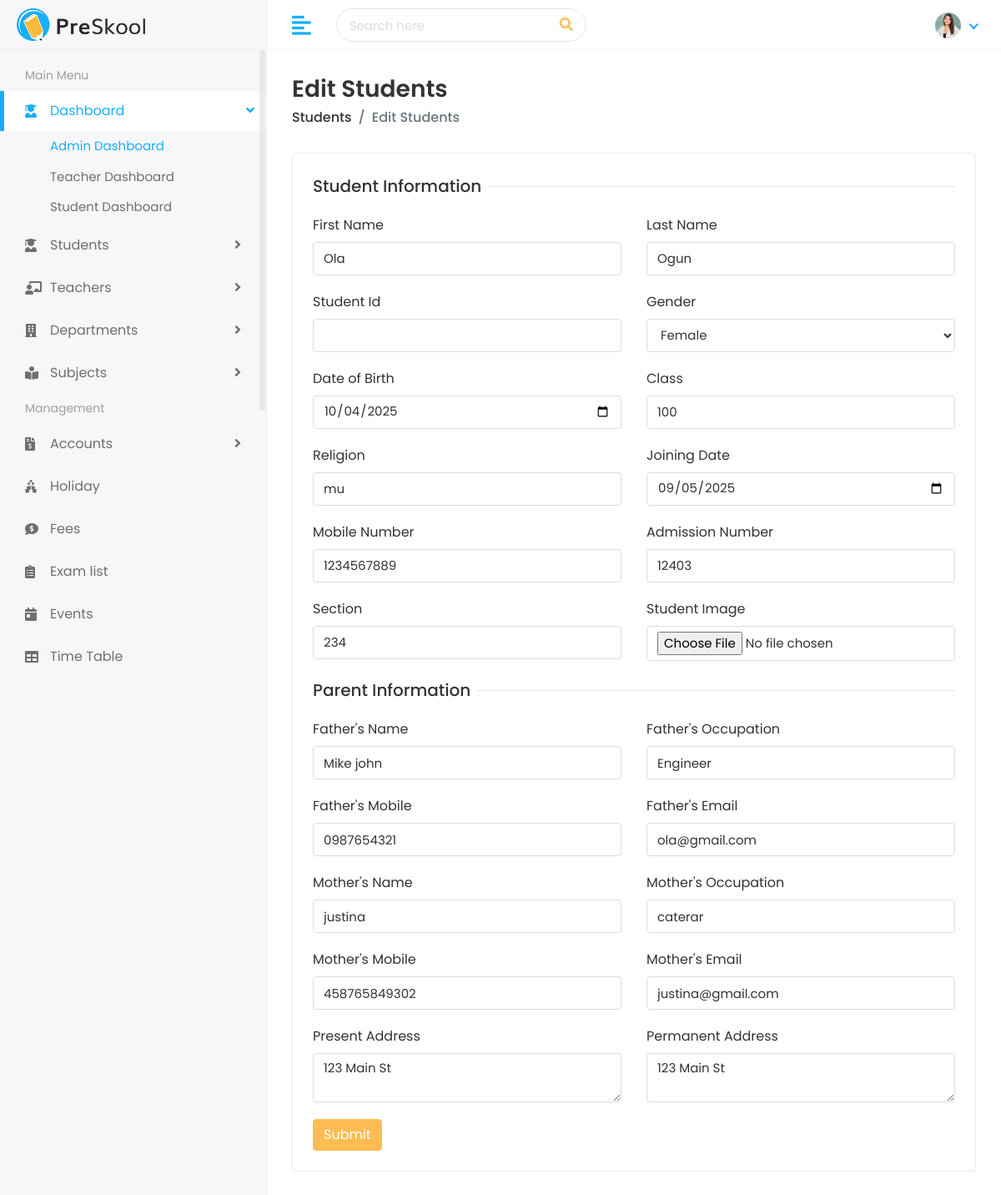
/edit-student/1/, run on the app's committed database.
### student/models.py (models this page shows, shortened)
class Student(models.Model):
    first_name = models.CharField(max_length=100)
    last_name = models.CharField(max_length=100)
    date_of_birth = models.DateField()
    gender = models.CharField(max_length=10, choices=[('Male', 'Male'), ('Female', 'Female'), ('Other', 'Other')])
    student_class = models.CharField(max_length=100)
    religion = models.CharField(max_length=50)
    joining_date = models.DateField()
    mobile_number = models.CharField(max_length=15)
    admission_number = models.CharField(max_length=15)
    section = models.TextField(max_length=100)
    student_image = models.ImageField(upload_to='student/', null=True, blank=True)
    parent = models.OneToOneField(Parent, on_delete=models.CASCADE)
    slug = models.SlugField(max_length=100, unique=True, null=True, blank=True)

class Parent(models.Model):
    father_name = models.CharField(max_length=100)
    father_occupation = models.CharField(max_length=100)
    father_mobile = models.CharField(max_length=15)
    father_email = models.EmailField(max_length=100)
    mother_name = models.CharField(max_length=100)
    mother_mobile = models.CharField(max_length=15)
    mother_occupation = models.CharField(max_length=100)
    mother_email = models.EmailField(max_length=100)
    present_address = models.TextField()
    permanent_address = models.TextField()

### student/views.py (the view, shortened to what this page needs)
# urls.py: path('edit-student/<int:student_id>/', views.edit_student, name='edit_student'),
def edit_student(request, student_id):
    student = get_object_or_404(Student, id=student_id)
    parent = student.parent if hasattr(student, 'parent') else None
    context = {
        'student': student,
        'parent': parent
    }
    return render(request, "students/edit-student.html", context)

### Templates/students/edit-student.html (shortened to what this page needs)
{% extends 'Home/base.html' %}
{% load static %}
{% block body %}
         <div class="page-wrapper">
            <div class="content container-fluid">
               <div class="page-header">
                  <div class="row align-items-center">
                     <div class="col">
                        <h3 class="page-title">Edit Students</h3>
                        <ul class="breadcrumb">
                           <li class="breadcrumb-item"><a href="/students">Students</a></li>
                           <li class="breadcrumb-item active">Edit Students</li>
                        </ul>
                     </div>
                  </div>
               </div>
               <div class="row">
                  <div class="col-sm-12">
                     <div class="card">
                        <div class="card-body">
                           <form method ="POST" enctype="multipart/form-data" >
                              <div class="row">
                                 <div class="col-12">
                                    <h5 class="form-title"><span>Student Information</span></h5>
                                 </div>
                                 <div class="col-12 col-sm-6">
                                    <div class="form-group">
                                       <label>First Name</label>
                                       <input type="text" class="form-control" name="first_name" value="{{student.first_name}}">
                                    </div>
                                 </div>
                                 <div class="col-12 col-sm-6">
                                    <div class="form-group">
                                       <label>Last Name</label>
                                       <input type="text" class="form-control" name="last_name" value="{{student.last_name}}">
                                    </div>
                                 </div>
                                 <div class="col-12 col-sm-6">
                                    <div class="form-group">
                                       <label>Student Id</label>
                                       <input type="text" name="student_id" class="form-control" value="{{student.student_id}}">
                                    </div>
                                 </div>
                                 <div class="col-12 col-sm-6">
                                    <div class="form-group">
                                       <label>Gender</label>
                                       <select name="gender" class="form-control">
                                          <option value="Female" {% if student.gender == 'Female' %}selected{% endif %}>Female</option>
                                       </select>
                                    </div>
                                 </div>
                                 <div class="col-12 col-sm-6">
                                    <div class="form-group">
                                       <label>Date of Birth</label>
                                       <div>
                                          <input type="date" name="date_of_birth" class="form-control" value="{{student.date_of_birth|date:'Y-m-d'}}">
                                       </div>
                                    </div>
                                 </div>
                                 <div class="col-12 col-sm-6">
                                    <div class="form-group">
                                       <label>Class</label>
                                       <input type="text" name="student_class" class="form-control" value="{{student.student_class}}">
                                    </div>
                                 </div>
                                 <div class="col-12 col-sm-6">
                                    <div class="form-group">
                                       <label>Religion</label>
                                       <input type="text" name="religion" class="form-control" value="{{student.religion}}">
                                    </div>
                                 </div>
                                 <div class="col-12 col-sm-6">
                                    <div class="form-group">
                                       <label>Joining Date</label>
                                       <div>
                                          <input type="date" name="joining_date" class="form-control" value="{{student.joining_date|date:'Y-m-d'}}">
                                       </div>
                                    </div>
                                 </div>
                                 <div class="col-12 col-sm-6">
                                    <div class="form-group">
                                       <label>Mobile Number</label>
                                       <input type="text" name="mobile_number" class="form-control" value="{{student.mobile_number}}">
                                    </div>
                                 </div>
                                 <div class="col-12 col-sm-6">
                                    <div class="form-group">
                                       <label>Admission Number</label>
                                       <input type="text" name="admission_number" class="form-control" value="{{student.admission_number}}">
                                    </div>
                                 </div>
                                 <div class="col-12 col-sm-6">
                                    <div class="form-group">
                                       <label>Section</label>
                                       <input type="text" name="section" class="form-control" value="{{student.section}}">
                                    </div>
                                 </div>
                                 <div class="col-12 col-sm-6">
                                    <div class="form-group">
                                       <label>Student Image</label>
                                       <input type="file" name="student_image" class="form-control">
                                    </div>
                                 </div>
                                 <div class="col-12">
                                    <h5 class="form-title"><span>Parent Information</span></h5>
                                 </div>
                                 <div class="col-12 col-sm-6">
                                    <div class="form-group">
                                       <label>Father's Name</label>
                                       <input type="text" name="father_name" class="form-control" value="{{parent.father_name}}">
                                    </div>
                                 </div>
                                 <div class="col-12 col-sm-6">
                                    <div class="form-group">
                                       <label>Father's Occupation</label>
                                       <input type="text" name="father_occupation" class="form-control" value="{{parent.father_occupation}}">
                                    </div>
                                 </div>
                                 <div class="col-12 col-sm-6">
                                    <div class="form-group">
                                       <label>Father's Mobile</label>
                                       <input type="text" name="father_mobile" class="form-control" value="{{parent.father_mobile}}">
                                    </div>
                                 </div>
                                 <div class="col-12 col-sm-6">
                                    <div class="form-group">
                                       <label>Father's Email</label>
                                       <input type="email" name="father_email" class="form-control" value="{{parent.father_email}}">
                                    </div>
                                 </div>
                                 <div class="col-12 col-sm-6">
                                    <div class="form-group">
                                       <label>Mother's Name</label>
                                       <input type="text" name="mother_name" class="form-control" value="{{parent.mother_name}}">
                                    </div>
                                 </div>
                                 <div class="col-12 col-sm-6">
                                    <div class="form-group">
                                       <label>Mother's Occupation</label>
                                       <input type="text" name="mother_occupation" class="form-control" value="{{parent.mother_occupation}}">
                                    </div>
                                 </div>
                                 <div class="col-12 col-sm-6">
                                    <div class="form-group">
                                       <label>Mother's Mobile</label>
                                       <input type="text" name="mother_mobile" class="form-control" value="{{parent.mother_mobile}}">
                                    </div>
                                 </div>
                                 <div class="col-12 col-sm-6">
                                    <div class="form-group">
                                       <label>Mother's Email</label>
                                       <input type="email" name="mother_email" class="form-control" value="{{parent.mother_email}}">
                                    </div>
                                 </div>
                                 <div class="col-12 col-sm-6">
                                    <div class="form-group">
                                       <label>Present Address</label>
                                       <textarea name="present_address" class="form-control">{{parent.present_address}}</textarea>
                                    </div>
                                 </div>
                                 <div class="col-12 col-sm-6">
                                    <div class="form-group">
                                       <label>Permanent Address</label>
                                       <textarea name="permanent_address" class="form-control">{{parent.permanent_address}}</textarea>
                                    </div>
                                 </div>
                                 <div class="col-12">
                                    <button type="submit" class="btn btn-primary">Submit</button>
                                 </div>
                              </div>
                           </form>
                        </div>
                     </div>
                  </div>
               </div>
            </div>
         </div>
      </div>
   </body>
</html>
{% endblock %}

### static/assets/css/style.css (style rules this page uses)
html { height: 100%; }
body { background-color: #fff; color: #333; font-family: 'Poppins', sans-serif; font-size: 1rem; height: 100%; line-height: 1.5; overflow-x: hidden; }
h1, h2, h3, h4, h5, h6 { font-family: 'Poppins', sans-serif; margin-top: 0; }
.form-control { border: 1px solid #ddd; box-shadow: none; color: #333; font-size: 15px; height: 40px; }
input, input:focus, button, button:focus { outline: none; }
input[type="file"] { height: auto; min-height: calc(1.5em + .75rem + 2px); }
input[type=text], input[type=password] { -webkit-appearance: none; -moz-appearance: none; appearance: none; }
textarea.form-control { resize: vertical; }
.form-group { margin-bottom: 1.25rem; }
ul, ol { padding: 0px; list-style: none; }
.btn-primary { background-color: #FFBC53; border: 1px solid #FFBC53; }
.card { border: 1px solid #ececf5; box-shadow: 0 1px 3px 0 rgba(0, 0, 0, 0.03); margin-bottom: 1.875rem; }
.card-body { padding: 1.5rem; }
.page-wrapper { margin-left: 320px; padding-top: 60px; position: relative; transition: all 0.4s ease; }
.page-wrapper > .content { padding: 1.875rem 1.875rem 0; }
.page-header { margin-bottom: 1.875rem; }
.page-header .breadcrumb { background-color: transparent; color: #6c757d; font-size: 1rem; font-weight: 500; margin-bottom: 0; padding: 0; }
.page-header .breadcrumb a { color: #333; }
.page-title { font-size: 28px; font-weight: 600; color: #333; margin-bottom: 5px; }
.form-title { width: 100%; max-width: 100%; padding: 0; font-size: 1.25rem; font-weight: 500; line-height: inherit; color: #333; white-space: normal; position: relative; display: block; margin-bottom: 20px; }
.form-title:before { content: ""; position: absolute; left: 0px; right: 0px; height: 1px; top: 50%; background-color: rgba(0, 0, 0, 0.1); }
.form-title span { padding: 0px 0.5rem 0 0; background-color: #fff; display: inline-block; z-index: 2; position: relative; }

### data on the page
Student: first_name "Ola", last_name "Ogun", gender "Female", date_of_birth "10/04/2025", student_class "100", religion "mu", joining_date "09/05/2025", mobile_number "1234567889", admission_number "12403", section "234"
Parent: father_name "Mike john", father_occupation "Engineer", father_mobile "0987654321", father_email "ola@gmail.com", mother_name "justina", mother_occupation "caterar", mother_mobile "458765849302", mother_email "justina@gmail.com", present_address "123 Main St", permanent_address "123 Main St"
